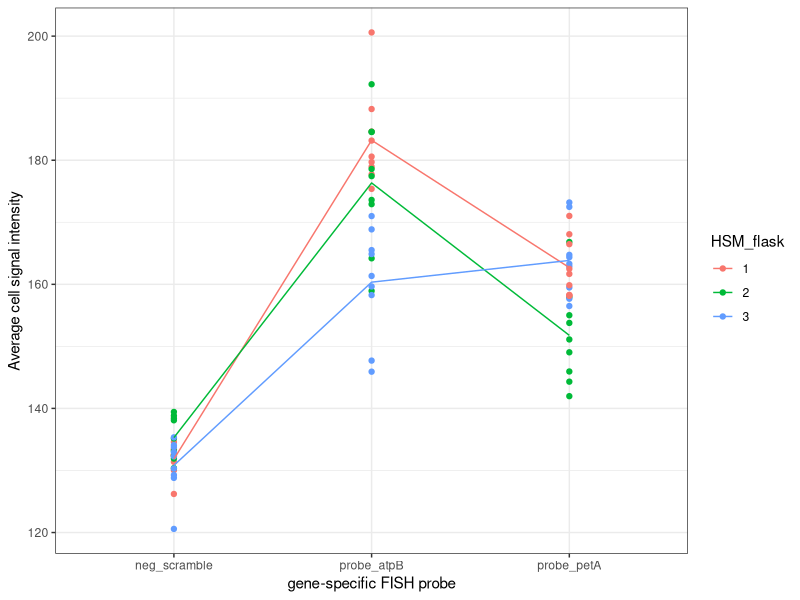
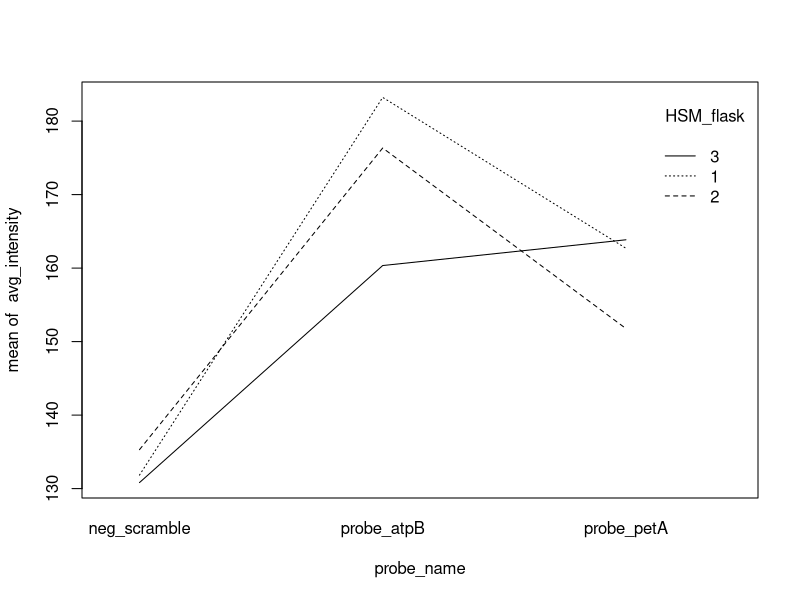
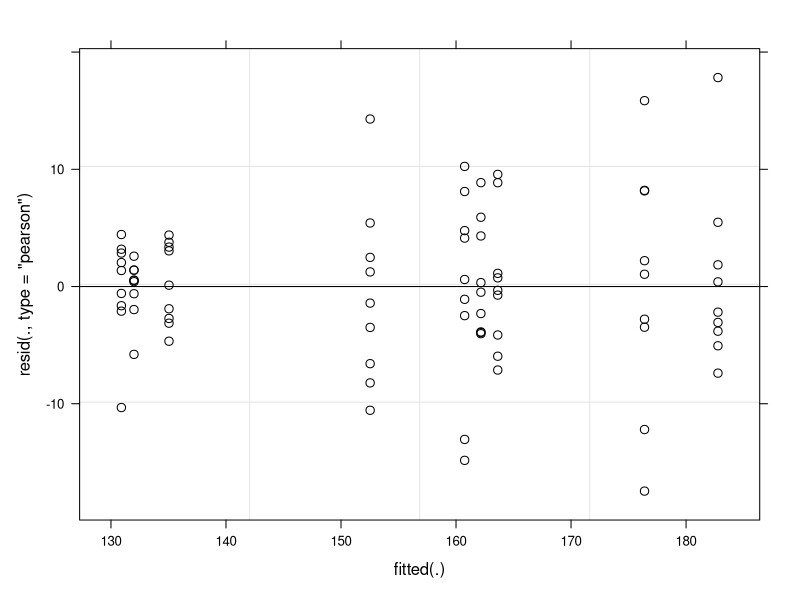
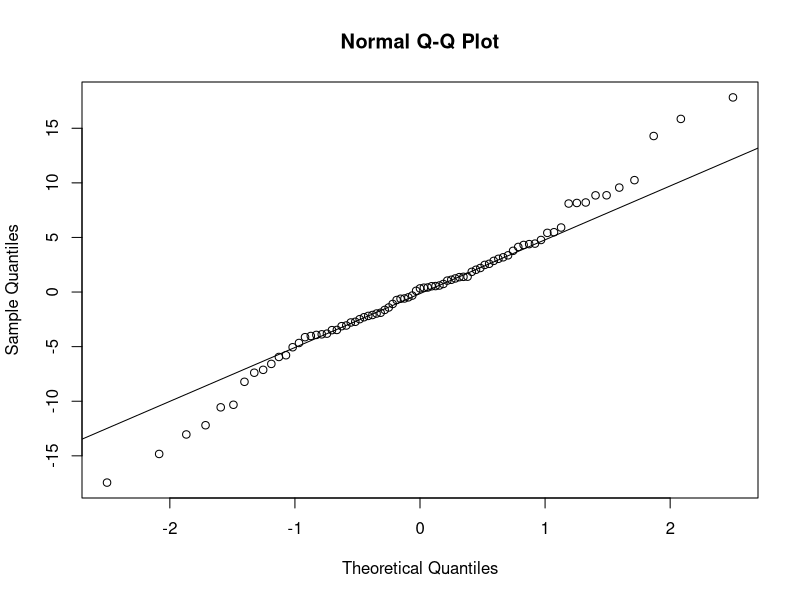

R code for these plots, in order:
cell.data=read.csv("FISH_cell_intensity_scramble.csv")
View(cell.data)
cell.data[,"HSM_flask"]=factor(cell.data[,"HSM_flask"],levels=1:3, ordered=FALSE)
str(cell.data,give.attr=FALSE)
library(ggplot2)
ggplot(cell.data, aes(x = probe_name, y = avg_intensity, group = HSM_flask, col = HSM_flask)) + 
  geom_point() + stat_summary(fun = mean, geom = "line") + theme_bw() + xlab("gene-specific FISH probe")+ylab("Average cell signal intensity")
with(cell.data, interaction.plot(x.factor = probe_name, 
                                trace.factor = HSM_flask, 
                                response = avg_intensity))
options(contrasts = c("contr.treatment", "contr.poly"))
library(lmerTest)
fit.cell.data = lmer(avg_intensity ~ probe_name + (probe_name| HSM_flask), data = cell.data)
anova(fit.cell.data)
#fixed effect of probe_name is significant
summary(fit.cell.data)
fixef(fit.cell.data)
#purely fixed effects model below
fit.cell.data.aov <- aov(avg_intensity ~ probe_name * HSM_flask, data = cell.data)
summary(fit.cell.data.aov)
#check assumptions
plot(fit.cell.data,which=3,caption="",col="black")
qqnorm(resid(fit.cell.data))
qqline(resid(fit.cell.data))
shapiro.test(residuals(fit.cell.data))
library(car)
leveneTest(residuals(fit.cell.data) ~ cell.data$HSM_flask)
